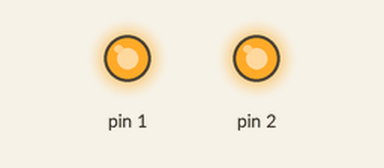
Simulated run of this sketch. Board: Arduino Uno, built with avr-gcc and run on an emulated ATmega328P. Parts: output pins drawn as LEDs (lit = HIGH). At 0.0 s the program stops and its outputs stay as they are.

Above: at 0.1 s.
Timing chart, 0 to 1.5 s (numbered marks = the images above):
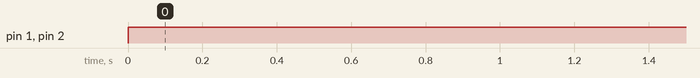

The sketch:

light-test.ino
```cpp
void setup() {
  pinMode(2, OUTPUT);
  pinMode(1, OUTPUT);
}
 void loop() {
  for(;;) {
    digitalWrite(2, HIGH);
    digitalWrite(1, HIGH);
  }
 }
```

Measured:
- by itself, pin 1, pin 2: LOW → HIGH at 0.00 s
